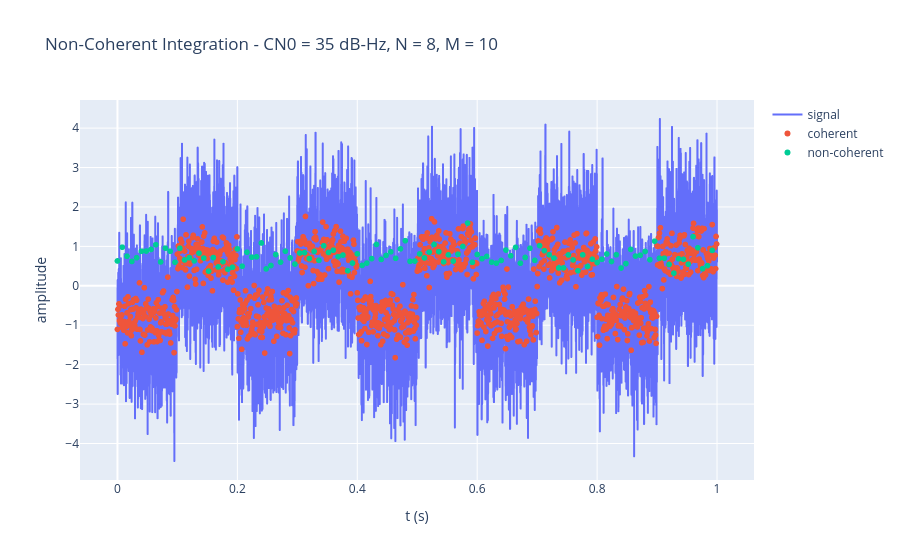

Notebook code for this chart:
### Markdown cell above
## Non Coherent Integration 

So if we can just sum to raise SNR why dont we just integrate forever. 

Reasons 
First signals change frequence due to motion (doppler) and signal tracking loops need to return a value
More importantly - the pesky data
- The bits....they are actually +/-1 

Consider a signal of length 2000 where we no longer assume  $B(t)=1$ but rather 
$$
B =
\begin{cases}
1 & \text{for } k < 1000 \\
-1 & \text{for } k > 1000
\end{cases}
$$

In this case lets see what happens if we try to integrate for longer than 1000 samples

$$
s_k = A B_k + n_k 
$$

The summed signal $x_k$

$$
x_k = \sum_0^n=2000\left( s_k \right) = \sum_{k=0}^{999}(s_k) + \sum_{k=1000}^{1999}(s_k)
$$


TODO equation that show that this basically equates to adding 1 and -1 together and they cancel out


So what do we do - well if you need to preserve the bits for decoding there isnt much more to do. However, if you want to drive a tracking loop you may not need the bits to do this in which case you actually can integrate across the bit boundaries.

But how. Well if we coherently integrate the signal...then square it...then add the squared signals we can continue to see SNR growth without interference from teh bit edges. 

So now lets recall that 

$n$ is the number of samples coherently integrated - we will try to maximize this at the bit length
$m$ is the number of non coherent integrations. So lets do the math and see what happens

If:

$$
s_k \sim N(A , \sigma^2 )
$$

then the coherent sum is also a normal distribution 

$$
b_k = \sum_{k=0}{n}( s_k ) \sim N( nA, n\sigma^2 )
$$

but now we introduce the square of this distribution. The square of a normal distribution is $\chi^2$

$$
c_k = \left| b_k \right|^2 \sim \chi^2(  n^2 A^2 + n \sigma^2 , 4 n^3 A^2 \sigma^2 + 2 n^2 \sigma^4 )
$$

And this means that

$$
SNR_{c} = \frac{ (n^2 A^2 + n \sigma^2) ^ 2 }{4 n^3 A^2 \sigma^2 + 2 n^2 \sigma^4} = \frac{ n^2 ( n A^2 + \sigma^2)^2 }{ 2n^2\sigma^2(2nA^2+\sigma^2)}
= \frac{ ( n A^2 + \sigma^2)^2 }{ 2\sigma^2(2nA^2+\sigma^2)}
$$

And finally by summing 

$$
d_k = \sum^m( c_k ) \sim \xi^2 \left( mn^2A^2 + mn\sigma^2 , 4 m n^3 A^2 \sigma^2 + 2 m n^2 \sigma^4 \right)
$$

Then 

$$
SNR_d = m SNR_c  = m \frac{ ( n A^2 + \sigma^2)^2 }{ 2\sigma^2(2nA^2+\sigma^2)}
$$


This is an improvement in resolution compared to $b_k$ 

To demonstrate this use the slider below to raise non-coherent integration factor. You'll notice that **the bits are destroyed** but that the amount of noise on the remaining signal goes down as $m$ goes up.

### Code cell
# non-coherent integration length - number of coherent intervals
M = widgets.IntSlider( value=1, min=1, max=10, step=1, description="M (intervals)", continuous_update=False )

# one plot, redrawn in place when either slider moves
display( M )
nonCoherentPlot = display( plotNonCoherent( t, signal, CN0.value, N.value, M.value )._repr_mimebundle_(), raw=True, display_id=True )
redrawNonCoherent = lambda change: nonCoherentPlot.update( plotNonCoherent( t, signal, CN0.value, N.value, M.value )._repr_mimebundle_(), raw=True )
M.observe( redrawNonCoherent, names="value" )
N.observe( redrawNonCoherent, names="value" )

### Figure 1 — Plotly figure (JSON) as saved in the notebook; plotly's stock layout.template omitted (floating-point values rounded to 4 significant figures; data arrays with more than 128 entries replaced by an {"elided": "..."} marker saying what was removed)
{"data": [{"mode": "lines", "name": "signal", "type": "scattergl", "x": {"elided": "10000 float values"}, "y": {"elided": "10000 float values"}}, {"mode": "markers", "name": "coherent", "type": "scattergl", "x": {"elided": "1250 float values"}, "y": {"elided": "1250 float values"}}, {"mode": "markers", "name": "non-coherent", "type": "scattergl", "x": [0.0, 0.008, 0.016, 0.024, 0.032, 0.04, 0.048, 0.056, 0.064, 0.072, 0.08, 0.088, 0.096, 0.104, 0.112, 0.12, 0.128, 0.136, 0.144, 0.152, 0.16, 0.168, 0.176, 0.184, 0.192, 0.2, 0.208, 0.216, 0.224, 0.232, 0.24, 0.248, 0.256, 0.264, 0.272, 0.28, 0.288, 0.296, 0.304, 0.312, 0.32, 0.328, 0.336, 0.344, 0.352, 0.36, 0.368, 0.376, 0.384, 0.392, 0.4, 0.408, 0.416, 0.424, 0.432, 0.44, 0.448, 0.456, 0.464, 0.472, 0.48, 0.488, 0.496, 0.504, 0.512, 0.52, 0.528, 0.536, 0.544, 0.552, 0.56, 0.568, 0.576, 0.584, 0.592, 0.6, 0.608, 0.616, 0.624, 0.632, 0.64, 0.648, 0.656, 0.664, 0.672, 0.68, 0.688, 0.696, 0.704, 0.712, 0.72, 0.728, 0.736, 0.744, 0.752, 0.76, 0.768, 0.776, 0.784, 0.792, 0.8, 0.808, 0.816, 0.824, 0.832, 0.84, 0.848, 0.856, 0.864, 0.872, 0.88, 0.888, 0.896, 0.904, 0.912, 0.92, 0.928, 0.936, 0.944, 0.952, 0.96, 0.968, 0.976, 0.984, 0.992], "y": [0.6301, 0.9795, 0.7518, 0.6174, 0.7123, 0.8764, 0.8814, 0.9227, 1.042, 0.6053, 0.9553, 0.8763, 0.5966, 0.9518, 0.6563, 0.7142, 0.6318, 0.8284, 0.7029, 0.3729, 0.7164, 0.478, 0.6131, 0.4203, 0.4707, 0.9368, 0.4968, 0.8526, 0.7271, 0.7362, 1.087, 0.4289, 0.5155, 0.7921, 0.6012, 0.8775, 0.707, 0.5513, 0.8324, 0.8402, 0.6902, 0.8729, 0.6464, 1.015, 0.8458, 0.9034, 0.7397, 0.7789, 0.3825, 0.5767, 0.8115, 0.5185, 0.576, 0.69, 1.049, 0.67, 0.7705, 0.8626, 0.6975, 0.9373, 1.144, 0.6208, 0.6269, 0.8074, 0.7068, 0.855, 1.049, 0.8666, 0.6079, 0.7858, 0.6273, 0.8024, 0.9983, 1.591, 0.5972, 0.7952, 0.6872, 0.7462, 0.6004, 0.5753, 0.6431, 0.9067, 0.7621, 0.9741, 0.5737, 0.7194, 0.9541, 0.6457, 1.019, 0.8914, 0.7883, 0.7039, 0.4533, 0.4541, 0.7821, 0.6567, 0.3817, 0.7855, 0.4899, 0.6731, 0.5902, 0.674, 0.8069, 0.6166, 0.7889, 0.4508, 0.5632, 0.9243, 0.7543, 0.7763, 0.8707, 0.6623, 1.132, 0.7005, 0.701, 0.5429, 0.3215, 0.6853, 0.6704, 0.5493, 1.245, 0.9644, 0.4342, 0.5109, 0.8983]}], "layout": {"title": {"text": "Non-Coherent Integration - CN0 = 35 dB-Hz, N = 8, M = 10"}, "xaxis": {"title": {"text": "t (s)"}}, "yaxis": {"title": {"text": "amplitude"}}}}
